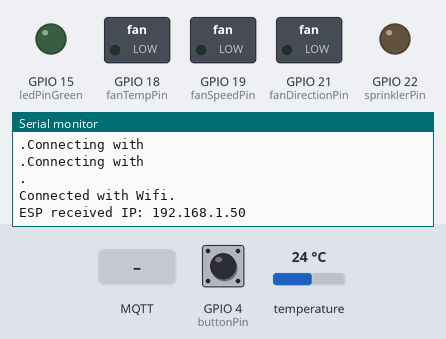
Bench run of a sketch on a simulated ESP32. Shown: switched loads named in the sketch (green lamp = pin HIGH), output pins drawn as LEDs (lit = HIGH), the last lines printed to the serial monitor. The inputs (shaded band) are chosen by the test bench; at power-on: GPIO 4 (buttonPin) HIGH, temperature 24 °C. WiFi joins after 1.5 s; servers stay silent unless stated; no MQTT or app messages arrive unless stated.

Above: at 4.5 s.
4.6 s: GPIO 4 (buttonPin) pulled LOW for 0.15 s
At 5.7 s:
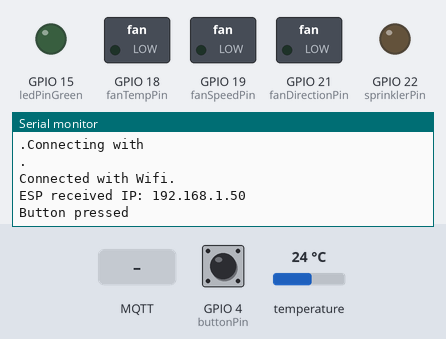
6.2 s: MQTT message "home-1-in/1/0/1/0/2" arrives on the first subscribed topic
At 7.4 s:
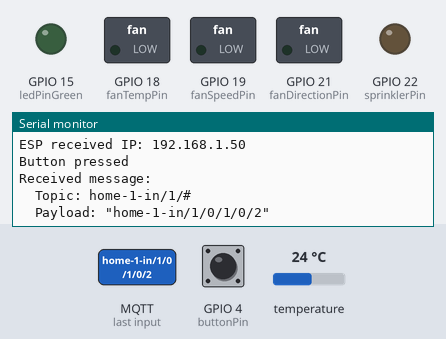
7.7 s: MQTT message "1" arrives on the first subscribed topic
At 8.5 s:
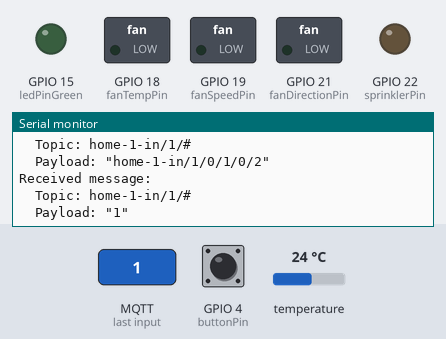

The sketch:

node-1.ino
```cpp
#include <WiFi.h>
#include <PubSubClient.h>
#include <ezButton.h>
#include <OneWire.h>
#include <DallasTemperature.h>

#define PUBLISH_TOPIC_PREFIX "home-1-out"
#define SUBSCRIBE_TOPIC_PREFIX "home-1-in"

const char* ssid = "";
const char* password = "";
const char* mqtt_server = "";
const char* deviceName = "node-1";
const unsigned long delayTime = 60*1000UL;
unsigned long lastMillis = millis();
const unsigned long tempDelayTime = 15*1000UL;
unsigned long tempLastMillis = millis();

const int ledPinGreen = 15;
const int sprinklerPin = 22;
const int buttonPin = 4;
const int tempPin = 2;
const int fanTempPin = 18;
const int fanSpeedPin = 19;
const int fanDirectionPin = 21;

int fanTempValue = 0;
int fanSpeedValue = 0;
int fanDirectionValue = 0;
bool fanStatus = false;

WiFiClient espClient;
PubSubClient client(espClient);
ezButton button(buttonPin);
OneWire oneWire(tempPin);
DallasTemperature DS18B20(&oneWire);

float tempC;
char msgBuff[30];
char topicBuff[30];
bool lockStatus = false;

void send_update() {
  if (millis() - lastMillis > delayTime) {
    lastMillis = millis();
    presentation();
  }
}

void present_initial_values() {
  sprintf(topicBuff, "%s/1/0/1/0/2", PUBLISH_TOPIC_PREFIX);
  sprintf(msgBuff, "%d", digitalRead(ledPinGreen));
  client.publish(topicBuff, msgBuff);

  DS18B20.requestTemperatures();
  tempC = DS18B20.getTempCByIndex(0);
  sprintf(topicBuff, "%s/1/1/1/0/0", PUBLISH_TOPIC_PREFIX);
  sprintf(msgBuff, "%f", tempC);
  client.publish(topicBuff, msgBuff);

  sprintf(topicBuff, "%s/1/2/1/0/2", PUBLISH_TOPIC_PREFIX);
  sprintf(msgBuff, "%d", digitalRead(sprinklerPin));
  client.publish(topicBuff, msgBuff);

  sprintf(topicBuff, "%s/1/4/1/0/36", PUBLISH_TOPIC_PREFIX);
  client.publish(topicBuff, lockStatus ? "1" : "0");

  sprintf(topicBuff, "%s/1/5/1/0/0", PUBLISH_TOPIC_PREFIX);
  sprintf(msgBuff, "%d", (int) (fanTempValue / 5));
  client.publish(topicBuff, msgBuff);

  sprintf(topicBuff, "%s/1/5/1/0/3", PUBLISH_TOPIC_PREFIX);
  sprintf(msgBuff, "%d", (int) (fanSpeedValue / 2.5));
  client.publish(topicBuff, msgBuff);

  sprintf(topicBuff, "%s/1/5/1/0/10", PUBLISH_TOPIC_PREFIX);
  sprintf(msgBuff, "%d", fanDirectionValue);
  client.publish(topicBuff, msgBuff);

  sprintf(topicBuff, "%s/1/5/1/0/2", PUBLISH_TOPIC_PREFIX);
  client.publish(topicBuff, lockStatus ? "1" : "0");
}

void presentation() {
  sprintf(topicBuff, "%s/1/0/0/0/3", PUBLISH_TOPIC_PREFIX);
  client.publish(topicBuff, "Zielony LED");
  sprintf(topicBuff, "%s/1/1/0/0/6", PUBLISH_TOPIC_PREFIX);
  client.publish(topicBuff, "Czujnik temperatury");
  sprintf(topicBuff, "%s/1/2/0/0/31", PUBLISH_TOPIC_PREFIX);
  client.publish(topicBuff, "Zraszacz");
  sprintf(topicBuff, "%s/1/4/0/0/19", PUBLISH_TOPIC_PREFIX);
  client.publish(topicBuff, "Zamek");
  sprintf(topicBuff, "%s/1/5/0/0/40", PUBLISH_TOPIC_PREFIX);
  client.publish(topicBuff, "Wentylator");

  present_initial_values();
}

void reconnect() {
  bool ctd = false;

  Serial.println("Disconnected!");
  while (!ctd) {
    Serial.print("Connecting to server...");
    if (client.connect(deviceName)) {
      ctd = true;
      Serial.println("Connected!");
    } else {
      Serial.println(".");
      delay(1000);
    }
  }
}

void receiveMessage(String topic, byte* payload, unsigned int length) {
  String payloadString;
  Serial.println("Received message:");
  Serial.print("\tTopic: ");
  Serial.println(topic);
  Serial.print("\tPayload: \"");
  for (int i = 0; i < length; i++) {
    Serial.print((char) payload[i]);
    payloadString += (char) payload[i];
  }
  Serial.println("\"");

  // set
  if (topic == "home-1-in/1/0/1/0/2") {
    digitalWrite(ledPinGreen, payloadString == "1" ? HIGH : LOW);
    sprintf(topicBuff, "%s/1/0/1/0/2", PUBLISH_TOPIC_PREFIX);
    sprintf(msgBuff, "%d", digitalRead(ledPinGreen));
    client.publish(topicBuff, msgBuff);
  }
  if (topic == "home-1-in/1/2/1/0/2") {
    digitalWrite(sprinklerPin, payloadString == "1" ? HIGH : LOW);
    sprintf(topicBuff, "%s/1/2/1/0/2", PUBLISH_TOPIC_PREFIX);
    sprintf(msgBuff, "%d", digitalRead(sprinklerPin));
    client.publish(topicBuff, msgBuff);
  }
  if (topic == "home-1-in/1/5/1/0/0") {
    fanTempValue = 5 * payloadString.toInt();
    analogWrite(fanTempPin, fanTempValue);
    sprintf(topicBuff, "%s/1/5/1/0/0", PUBLISH_TOPIC_PREFIX);
    sprintf(msgBuff, "%d", (int) (fanTempValue / 5));
    client.publish(topicBuff, msgBuff);
    Serial.println(fanTempValue);
  }
  if (topic == "home-1-in/1/5/1/0/3") {
    fanSpeedValue = (int) (2.5 * payloadString.toInt());
    analogWrite(fanSpeedPin, fanSpeedValue);
    sprintf(topicBuff, "%s/1/5/1/0/3", PUBLISH_TOPIC_PREFIX);
    sprintf(msgBuff, "%d", (int) (fanSpeedValue / 2.5));
    client.publish(topicBuff, msgBuff);
  }
  if (topic == "home-1-in/1/5/1/0/10") {
    fanDirectionValue = payloadString.toInt();
    analogWrite(fanDirectionPin, fanDirectionValue);
    sprintf(topicBuff, "%s/1/5/1/0/10", PUBLISH_TOPIC_PREFIX);
    sprintf(msgBuff, "%d", fanDirectionValue);
    client.publish(topicBuff, msgBuff);
  }
  if (topic == "home-1-in/1/5/1/0/2") {
    int fanStatusValue = payloadString.toInt();
    analogWrite(fanTempPin, fanStatusValue == 0 ? 0 : fanTempValue);
    analogWrite(fanSpeedPin, fanStatusValue == 0 ? 0 : fanSpeedValue);
    analogWrite(fanDirectionPin, fanStatusValue == 0 ? 0 : fanDirectionValue);
    fanStatus = fanStatusValue == 0 ? false : true;
    sprintf(topicBuff, "%s/1/5/1/0/2", PUBLISH_TOPIC_PREFIX);
    sprintf(msgBuff, "%d", fanStatusValue);
    client.publish(topicBuff, msgBuff);
  }

  // request
  if (topic == "home-1-in/1/0/2/0/2") {
    sprintf(topicBuff, "%s/1/0/1/0/2", PUBLISH_TOPIC_PREFIX);
    sprintf(msgBuff, "%d", digitalRead(ledPinGreen));
    client.publish(topicBuff, msgBuff);
  }
  if (topic == "home-1-in/1/1/2/0/0") {
    DS18B20.requestTemperatures();
    tempC = DS18B20.getTempCByIndex(0);
    sprintf(topicBuff, "%s/1/1/1/0/0", PUBLISH_TOPIC_PREFIX);
    sprintf(msgBuff, "%f", tempC);
    client.publish(topicBuff, msgBuff);
  }
  if (topic == "home-1-in/1/2/2/0/2") {
    sprintf(topicBuff, "%s/1/2/1/0/2", PUBLISH_TOPIC_PREFIX);
    sprintf(msgBuff, "%d", digitalRead(sprinklerPin));
    client.publish(topicBuff, msgBuff);
  }
  if (topic == "home-1-in/1/4/2/0/36") {
    sprintf(topicBuff, "%s/1/4/1/0/36", PUBLISH_TOPIC_PREFIX);
    client.publish(topicBuff, lockStatus ? "1" : "0");
  }
  if (topic == "home-1-in/1/5/2/0/0") {
    sprintf(topicBuff, "%s/1/5/1/0/0", PUBLISH_TOPIC_PREFIX);
    sprintf(msgBuff, "%d", (int) (fanTempValue / 5));
    client.publish(topicBuff, msgBuff);
  }
  if (topic == "home-1-in/1/5/2/0/3") {
    sprintf(topicBuff, "%s/1/5/1/0/3", PUBLISH_TOPIC_PREFIX);
    sprintf(msgBuff, "%d", (int) (fanSpeedValue / 2.5));
    client.publish(topicBuff, msgBuff);
  }
  if (topic == "home-1-in/1/5/2/0/10") {
    sprintf(topicBuff, "%s/1/5/1/0/10", PUBLISH_TOPIC_PREFIX);
    sprintf(msgBuff, "%d", fanDirectionValue);
    client.publish(topicBuff, msgBuff);
  }
  if (topic == "home-1-in/1/5/2/0/2") {
    sprintf(topicBuff, "%s/1/5/1/0/2", PUBLISH_TOPIC_PREFIX);
    sprintf(msgBuff, "%d", fanStatus ? 1 : 0);
    client.publish(topicBuff, msgBuff);
  }

  // heartbeat
  if (topic == "home-1-in/1/0/3/0/18") {
    sprintf(topicBuff, "%s/1/0/3/0/22", PUBLISH_TOPIC_PREFIX);
    client.publish(topicBuff, "1");
  }
  if (topic == "home-1-in/1/1/3/0/18") {
    sprintf(topicBuff, "%s/1/1/3/0/22", PUBLISH_TOPIC_PREFIX);
    client.publish(topicBuff, "1");
  }
  if (topic == "home-1-in/1/2/3/0/18") {
    sprintf(topicBuff, "%s/1/2/3/0/22", PUBLISH_TOPIC_PREFIX);
    client.publish(topicBuff, "1");
  }
  if (topic == "home-1-in/1/4/3/0/18") {
    sprintf(topicBuff, "%s/1/4/3/0/22", PUBLISH_TOPIC_PREFIX);
    client.publish(topicBuff, "1");
  }
  if (topic == "home-1-in/1/5/3/0/18") {
    sprintf(topicBuff, "%s/1/5/3/0/22", PUBLISH_TOPIC_PREFIX);
    client.publish(topicBuff, "1");
  }
}

void setUpWifi() {
  delay(10);
  Serial.println();
  Serial.print("Connecting with ");
  Serial.println(ssid);
  WiFi.begin(ssid, password);
  while (WiFi.status() != WL_CONNECTED) {
    Serial.print("Connecting with ");
    Serial.println(ssid);
    delay(500);
    Serial.print(".");
  }
  Serial.println("");
  Serial.print("Connected with Wifi.\nESP received IP: ");
  Serial.println(WiFi.localIP());
}

void setup() {
  Serial.begin(115200);
  pinMode(ledPinGreen, OUTPUT);
  pinMode(sprinklerPin, OUTPUT);
  pinMode(fanTempPin, OUTPUT);
  pinMode(fanSpeedPin, OUTPUT);
  pinMode(fanDirectionPin, OUTPUT);
  button.setDebounceTime(50);
  DS18B20.begin();
  setUpWifi();
  delay(1000);
  client.setServer(mqtt_server, 1883);
  client.connect(deviceName);

  sprintf(topicBuff, "%s/1/#", SUBSCRIBE_TOPIC_PREFIX);
  client.subscribe(topicBuff);
  client.setCallback(receiveMessage);
  presentation();
}

void tempLoop() {
  if (millis() - tempLastMillis > tempDelayTime) {
    tempLastMillis = millis();
    DS18B20.requestTemperatures();
    tempC = DS18B20.getTempCByIndex(0);
    if (client.connected()) {
      sprintf(msgBuff, "%f", tempC);
      sprintf(topicBuff, "%s/1/1/1/0/0", PUBLISH_TOPIC_PREFIX);
      client.publish(topicBuff, msgBuff);
    }
  }
}

void buttonLoop() {
  button.loop();
  if (button.isPressed() && client.connected()) {
    lockStatus = !lockStatus;
    sprintf(topicBuff, "%s/1/4/1/0/36", PUBLISH_TOPIC_PREFIX);
    client.publish(topicBuff, lockStatus ? "1" : "0");
    Serial.println("Button pressed");
  }
}

void loop() {
  buttonLoop();
  tempLoop();


  if (!client.connected()) {
    reconnect();
  }
  if (!client.loop()) {
    client.connect(deviceName);
    if (client.connected()) {
      presentation();
    }
  }
  send_update();
}
```

Measured:
- after the input at 4.6 s, the serial monitor: prints a new line after 0.05 s (image 1)
- after the input at 6.2 s, the serial monitor: prints a new line at once (image 2)
- after the input at 7.7 s, the serial monitor: prints a new line at once (image 3)
